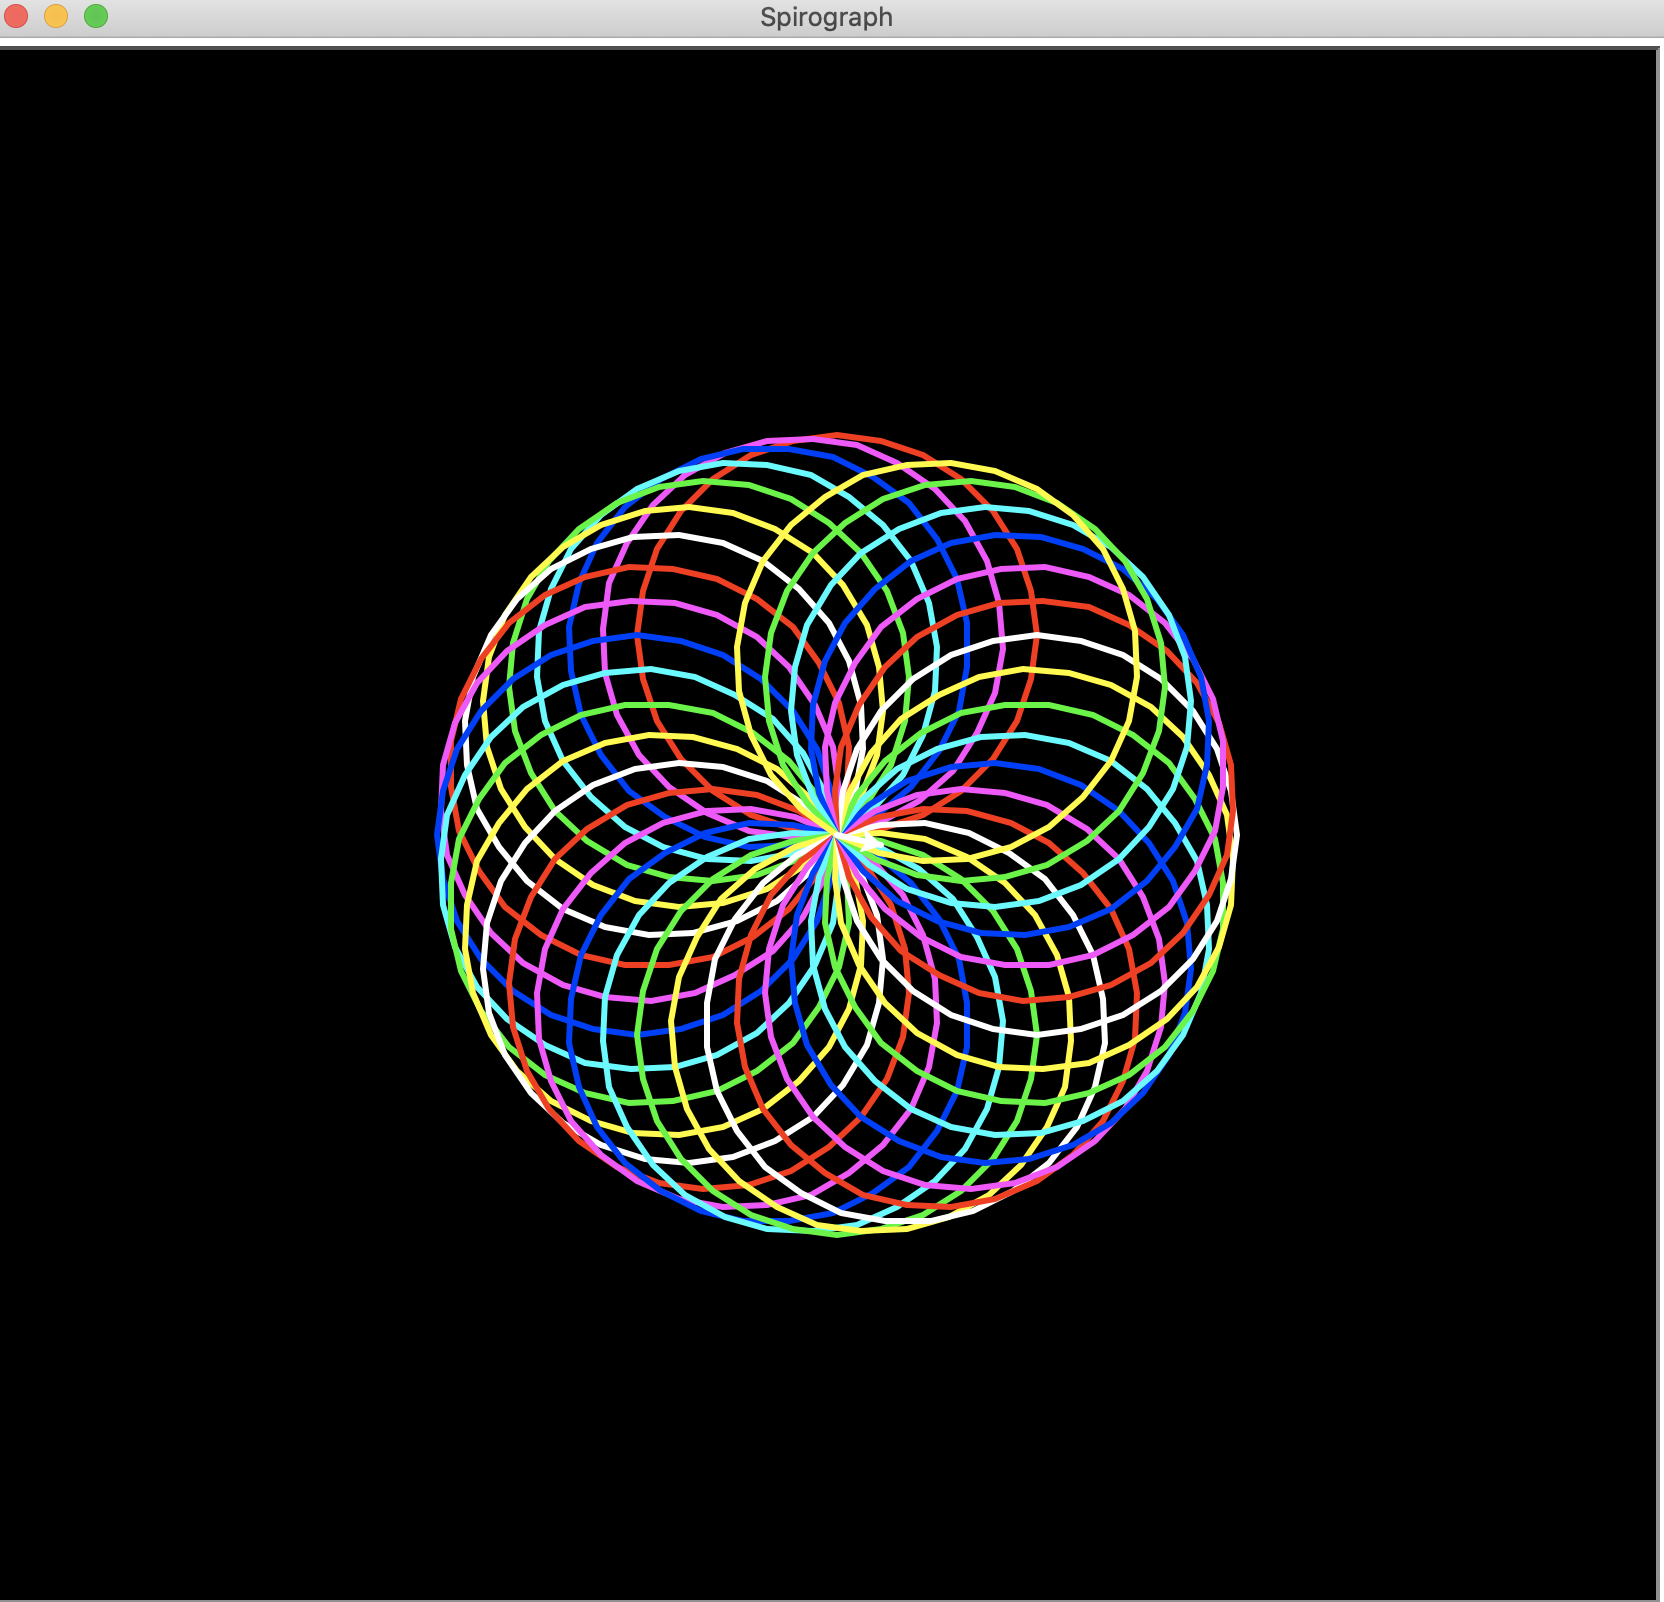

Here is the Python script that generated this plot:
import turtle
turtle.bgcolor('black')
turtle.pensize(3)
turtle.speed(10)
turtle.title('Spirograph')

for i in range(6):
    for colours in ['red', 'magenta', 'blue', 'cyan', 'green', 'yellow', 'white' ]:
        turtle.color(colours)
        turtle.circle(100)
        turtle.left(10)
turtle.hideturtle()
